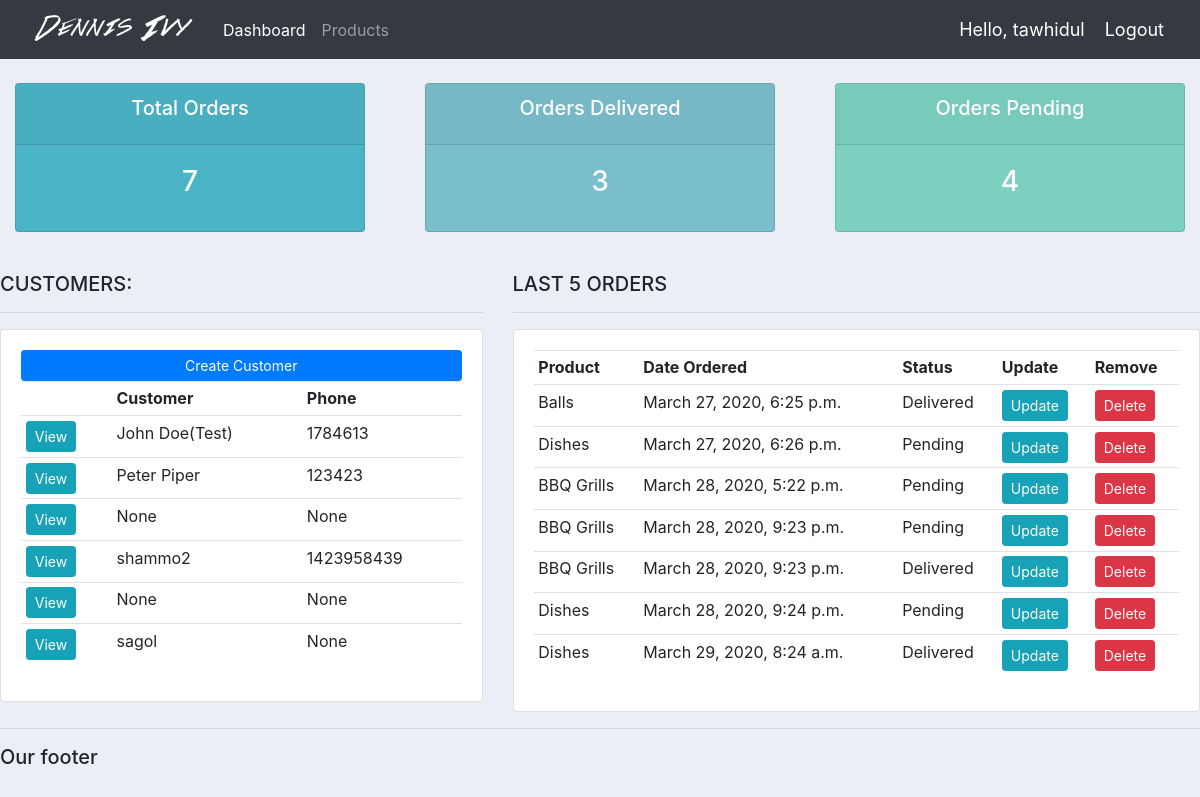
The app's page / (signed in) with its own data.
### accounts/models.py (models this page shows, shortened)
class Customer(models.Model):
    user = models.OneToOneField(User, null=True, blank=True, on_delete=models.CASCADE)
    name = models.CharField(max_length=200, null=True)
    phone = models.CharField(max_length=200, null=True)
    email = models.CharField(max_length=200, null=True)
    profile_pic = models.ImageField(default="profile.png", null=True, blank=True)
    date_created = models.DateTimeField(auto_now_add=True, null=True)

class Order(models.Model):
    STATUS = (
        ('Pending', 'Pending'),
        ('Out for delivery', 'Our for delivery'),
        ('Delivered', 'Delivered'),
    )
    customer = models.ForeignKey(Customer, null=True, on_delete=models.SET_NULL)
    product = models.ForeignKey(Product, null=True, on_delete=models.SET_NULL)
    date_created = models.DateTimeField(auto_now_add=True, null=True)
    status = models.CharField(max_length=200, null=True, choices=STATUS)
    note = models.CharField(max_length=1000, null=True)

class Product(models.Model):
    CATEGORY = (
        ('Indoor', 'Indoor'),
        ('Outdoor', 'Outdoor'),
    )
    name = models.CharField(max_length=200, null=True)
    price = models.FloatField(null=True)
    category = models.CharField(max_length=200, null=True, choices=CATEGORY)
    description = models.CharField(max_length=200, null=True, blank=True)
    date_created = models.DateTimeField(auto_now_add=True, null=True)
    tags = models.ManyToManyField(Tag)
    def __str__(self):
        return self.name

### accounts/decorators.py (the view)
    def wrapper_function(request, *args, **kwargs):
        group = None
        if request.user.groups.exists():
            group = request.user.groups.all()[0].name
        if group == 'customer':
            return redirect('user-page')
        if group == 'admin':
            return view_func(request, *args, **kwargs)

### accounts/views.py (called while the page is built)
@login_required(login_url='login')
@admin_only
def home(request):
    orders = Order.objects.all()
    customers = Customer.objects.all()
    total_customers = customers.count()
    total_orders = orders.count()
    delivered = orders.filter(status='Delivered').count()
    pending = orders.filter(status='Pending').count()
    context = {'orders': orders, 'customers': customers, 'total_orders': total_orders, 'delivered': delivered, 'pending': pending}
    return render(request, 'accounts/dashboard.html', context)

### accounts/templates/accounts/dashboard.html
{% extends 'accounts/main.html' %}
{% block content %}
{% include 'accounts/status.html' %}
<br>
<div class="row">
    <div class="col-md-5">
        <h5>CUSTOMERS:</h5>
        <hr>
        <div class="card card-body">
            <a class="btn btn-primary btn-sm btn-block" href="">Create Customer</a>
            <table class="table table-sm">
                <tr>
                    <th></th>
                    <th>Customer</th>
                    <th>Phone</th>
                </tr>
                  {% for customer in customers %}
                    <tr>
                        <td><a class="btn btn-sm btn-info" href="{% url 'customer' customer.id %}">View</a></td>
                        <td>{{customer.name}}</td>
                        <td>{{customer.phone}}</td>
                    </tr>
                {% endfor %}
            </table>
        </div>
    </div>
    <div class="col-md-7">
        <h5>LAST 5 ORDERS</h5>
        <hr>
        <div class="card card-body">
            <table class="table table-sm">
                <tr>
                    <th>Product</th>
                    <th>Date Ordered</th>
                    <th>Status</th>
                    <th>Update</th>
                    <th>Remove</th>
                </tr>
                {% for order in orders %}
                    <tr>
                        <td>{{order.product}}</td>
                        <td>{{order.date_created}}</td>
                        <td>{{order.status}}</td>
                        <td><a class="btn btn-sm btn-info" href="{% url 'update_order' order.id %}">Update</a></td>
                        <td><a class="btn btn-sm btn-danger" href="{% url 'delete_order' order.id %}">Delete</a></td>
                    </tr>
                {% endfor %}
            </table>
        </div>
    </div>
</div>
{% endblock %}

### accounts/templates/accounts/navbar.html (shortened to what this page needs)
{% load static %}
<nav class="navbar navbar-expand-lg navbar-dark bg-dark">
  <img src="{% static 'images/logo.png' %}">
  <div class="collapse navbar-collapse" id="navbarNav">
    <ul class="navbar-nav">
      {% if request.user.is_staff %}
      <li class="nav-item active">
        <a class="nav-link" href="{% url 'home' %}">Dashboard</a>
      </li>
      <li class="nav-item">
        <a class="nav-link" href="{% url 'products' %}">Products</a>
      </li>
      {% else %}
       <li class="nav-item">
        <a class="nav-link" href="{% url 'account' %}">Settings</a>
      </li>
      {% endif %}
    </ul>
  </div>
  <span class="hello-msg">Hello, {{request.user}}</span>
  <span><a class="hello-msg" href="{% url 'logout' %}">Logout</a></span>
</nav>

### static/css/main.css (style rules this page uses)
body { background-color: #ebeff5; }

### accounts/templates/accounts/navbar.html (style rules this page uses)
.hello-msg { font-size: 18px; color: #fff; margin-right: 20px; }

### records on screen
Customer: name "John Doe(Test)", phone "1784613"
Customer: name "Peter Piper", phone "123423"
Customer: name "None", phone "None"
Customer: name "shammo2", phone "1423958439"
Customer: name "None", phone "None"
Customer: name "sagol", phone "None"
Order: product "Balls", date_created "March 27, 2020, 6:25 p.m.", status "Delivered"
Order: product "Dishes", date_created "March 27, 2020, 6:26 p.m.", status "Pending"
Order: product "BBQ Grills", date_created "March 28, 2020, 5:22 p.m.", status "Pending"
Order: product "BBQ Grills", date_created "March 28, 2020, 9:23 p.m.", status "Pending"
Order: product "BBQ Grills", date_created "March 28, 2020, 9:23 p.m.", status "Delivered"
Order: product "Dishes", date_created "March 28, 2020, 9:24 p.m.", status "Pending"
Order: product "Dishes", date_created "March 29, 2020, 8:24 a.m.", status "Delivered"

### other values on screen
{{ request.user }} "tawhidul"
{{ total_orders }} "7"
{{ delivered }} "3"
{{ pending }} "4"
